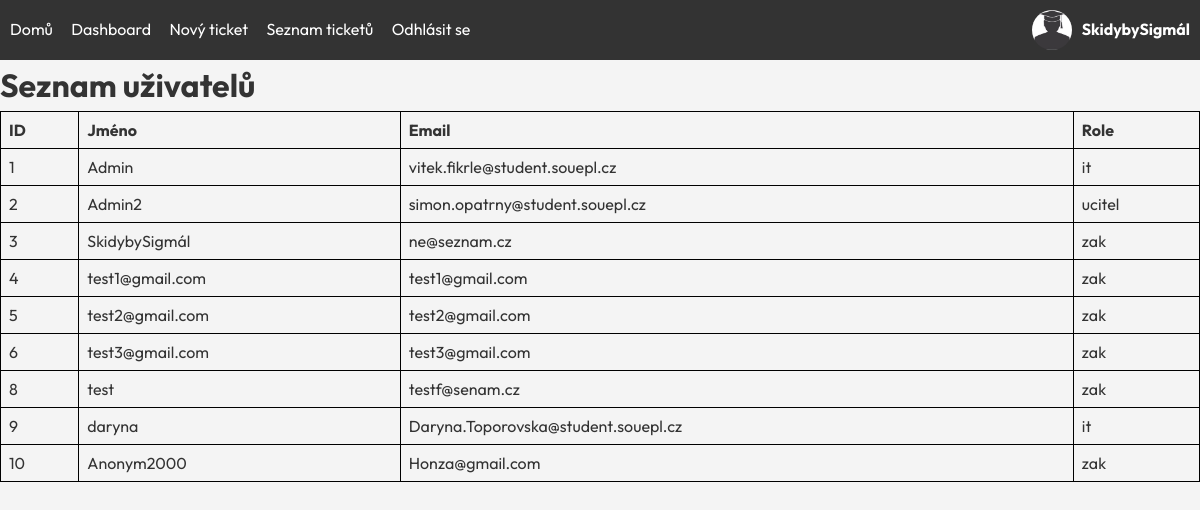
The app's page /Frontend/users.php (signed in) with its own data.
### tables this page shows
CREATE TABLE `users` (
  `id` int(11) NOT NULL,
  `name` varchar(100) NOT NULL,
  `email` varchar(255) NOT NULL,
  `role` varchar(255) NOT NULL,
  `created_at` timestamp NOT NULL DEFAULT current_timestamp(),
  `password` varchar(255) NOT NULL
);

### Frontend/users.php (the view, shortened to what this page needs)
<?php
include('db.php');
include 'header.php';
$query = "SELECT id, name, email, role FROM users";
$result = $conn->query($query);
if ($result->num_rows > 0) {
    $users = $result->fetch_all(MYSQLI_ASSOC);
} else {
    $users = [];
}
?>
<!DOCTYPE html>
<html lang="cs">
<head>
    <link rel="stylesheet" href="s/style.css">
</head>
<body>
    <h1>Seznam uživatelů</h1>
    <table>
        <tr>
            <th>ID</th>
            <th>Jméno</th>
            <th>Email</th>
            <th>Role</th>
        </tr>
        <?php foreach ($users as $user): ?>
        <tr>
            <td><?php echo htmlspecialchars($user['id']); ?></td>
            <td><?php echo htmlspecialchars($user['name']); ?></td>
            <td><?php echo htmlspecialchars($user['email']); ?></td>
            <td><?php echo htmlspecialchars($user['role']); ?></td>
        </tr>
        <?php endforeach; ?>
    </table>
</body>
</html>

### Frontend/s/style.css (style rules this page uses)
:root { --primary-color: #007bff; --dark-color: #1a1a2e; --light-color: #f4f4f4; --text-color: #333; }
* { margin: 0; padding: 0; box-sizing: border-box; font-family: 'Outfit', sans-serif; }
body { background: var(--light-color); color: var(--text-color); line-height: 1.6; }

### Frontend/users.php (style rules this page uses)
table { width: 100%; border-collapse: collapse; }
table, th, td { border: 1px solid black; }
th, td { padding: 8px; text-align: left; }

### records on screen
users: id "1", name "Admin", email "vitek.fikrle@student.souepl.cz", role "it"
users: id "2", name "Admin2", email "simon.opatrny@student.souepl.cz", role "ucitel"
users: id "3", name "SkidybySigmál", email "ne@seznam.cz", role "zak"
users: id "4", name "test1@gmail.com", email "test1@gmail.com", role "zak"
users: id "5", name "test2@gmail.com", email "test2@gmail.com", role "zak"
users: id "6", name "test3@gmail.com", email "test3@gmail.com", role "zak"
users: id "8", name "test", email "testf@senam.cz", role "zak"
users: id "9", name "daryna", email "Daryna.Toporovska@student.souepl.cz", role "it"
users: id "10", name "Anonym2000", email "Honza@gmail.com", role "zak"

### other values on screen
$jmeno "SkidybySigmál"
